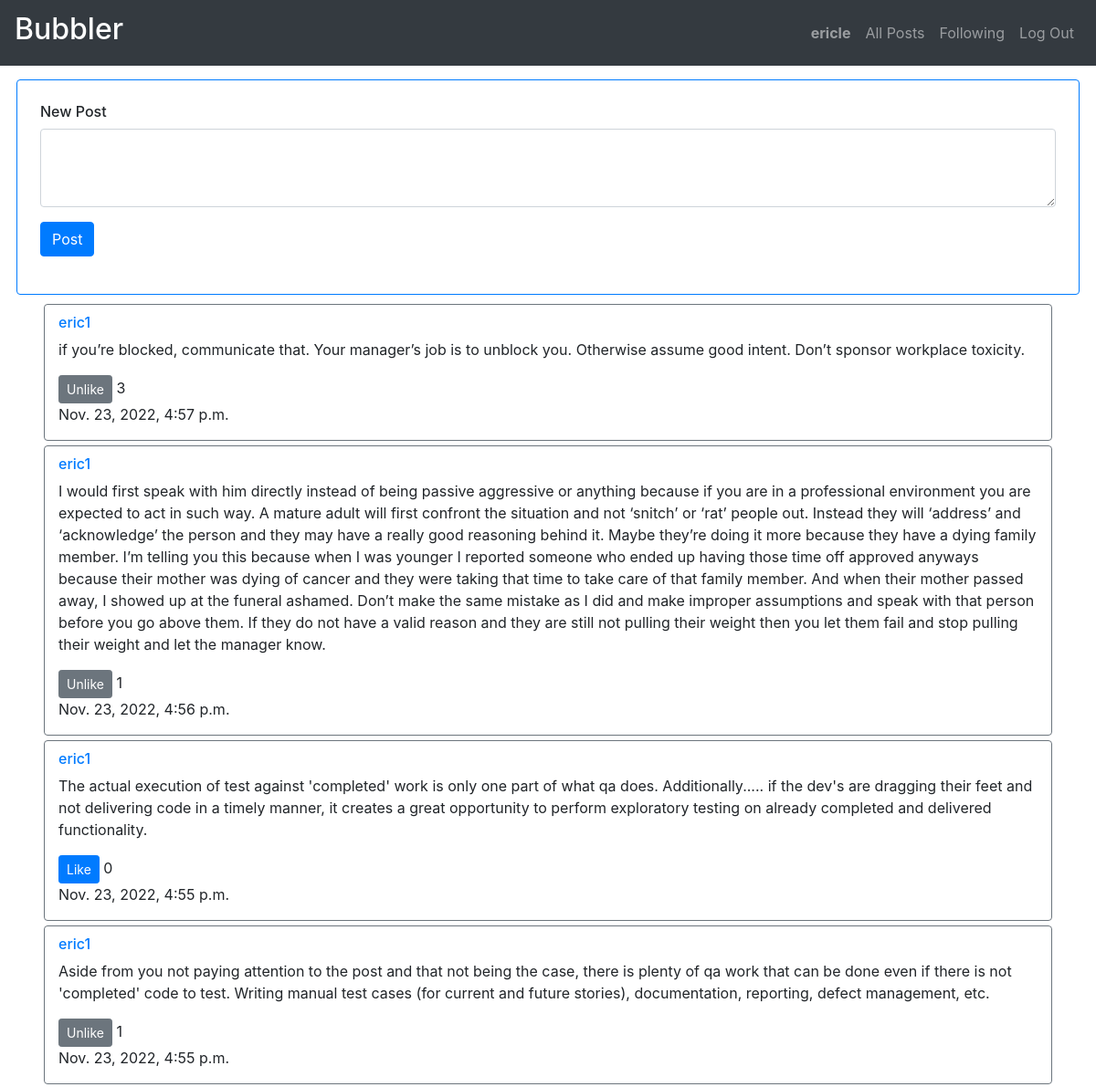
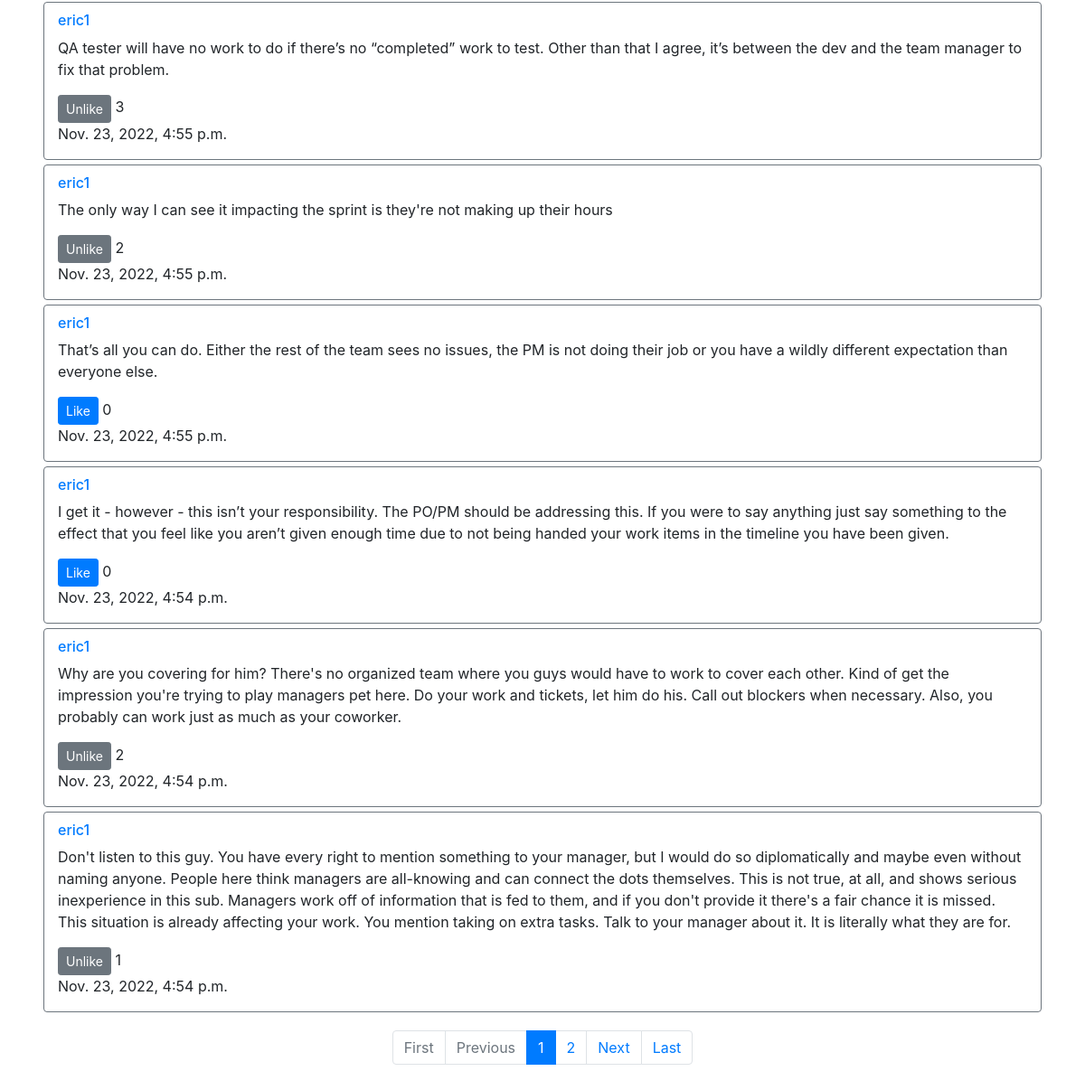
/ (signed in), run on the app's committed database (2 pictures, top to bottom).
### network/models.py (models this page shows, shortened)
class User(AbstractUser):
    time = models.DateTimeField(auto_now_add=True)

class Post(models.Model):
    poster = models.ForeignKey(User, on_delete=models.CASCADE, related_name='post')
    content = models.CharField(max_length=1300)
    likes = models.IntegerField()
    time = models.DateTimeField(auto_now_add=True)

### network/views.py (the view)
# urls.py: path("", views.index, name="index"),
def index(request):
    if request.method == "POST":
        post = Post(
            poster = request.user,
            content = request.POST["content"],
            likes = 0
        )
        post.save()
        return HttpResponseRedirect(reverse("index"))
    else:
        posts = Post.objects.all().order_by("-time")
        if request.user.is_authenticated:
            liked = list(Like.objects.filter(liker=request.user).values_list('post', flat=True))
            liked_list = Post.objects.filter(pk__in=liked)
        else:
            liked_list = []
        paginator = Paginator(posts, 10)
        page_number = request.GET.get('page')
        page_obj = paginator.get_page(page_number)
        return render(request, "network/index.html", {
            "page_obj": page_obj,
            "liked_list": liked_list
        })

### network/templates/network/index.html (shortened to what this page needs)
{% extends "network/layout.html" %}
{% block body %}
    {% if user.is_authenticated %}
        <div class="container border border-primary rounded" style="margin-top:15px; margin-bottom: 10px; padding: 25px; max-width:97%;">
            <h6>New Post</h6>
            <form action="{% url 'index' %}" method="post">
                <div class="form-group">
                    <textarea class="form-control" name="content" rows="3" required></textarea>
                </div>
                <div class="form-group">
                    <input class="btn btn-primary" type="submit" value="Post">
                </div>
            </form>
        </div>
    {% else %}
        <br>
    {% endif %}
    {% for post in page_obj %}
        <div class="container border border-secondary rounded" id="post{{ post.id }}" style="margin-top: 5px; padding-top: 10px; max-width: 92%;">
            <h6><a href="{% url 'profile' post.poster.id %}">{{ post.poster.username }}</a></h6>
            <p id="content{{ post.id }}">{{ post.content }}</p>
            {% if user.is_authenticated %}
                {% if post not in liked_list %}
                    <button class="btn btn-primary btn-sm" id="like_button{{ post.id }}" onclick="like('{{ post.id }}')">Like</button>
                {% else %}
                    <button class="btn btn-secondary btn-sm" id="like_button{{ post.id }}" onclick="like('{{ post.id }}')">Unlike</button>
                {% endif %}
            {% else %}
                <p style="display: inline;">Likes: </p>
            {% endif %}
            <p id="like_count{{ post.id }}" style="display: inline;">{{ post.likes }}</p>
            <p>{{ post.time }}</p>
        </div>
    {% endfor %}
    <div class="container" style="margin-top: 20px; margin-bottom: 20px; display: flex; justify-content: center; align-items: center;">
        <nav aria-label="...">
            <ul class="pagination">
                {% if page_obj.has_previous %}
                    <li class="page-item">
                        <a class="page-link" href="?page=1" tabindex="-1">First</a>
                    </li>
                    <li class="page-item">
                        <a class="page-link" href="?page={{ page_obj.previous_page_number }}" tabindex="-1">Previous</a>
                    </li>
                    <li class="page-item">
                        <a class="page-link" href="?page={{ page_obj.previous_page_number }}" tabindex="-1">{{ page_obj.previous_page_number }}</a>
                    </li>
                {% else %}
                    <li class="page-item disabled">
                        <a class="page-link" href="#" tabindex="-1" aria-disabled="true">First</a>
                    </li>
                    <li class="page-item disabled">
                        <a class="page-link" href="#" tabindex="-1" aria-disabled="true">Previous</a>
                    </li>
                {% endif %}
                <li class="page-item active" aria-current="page">
                    <a class="page-link" href="#">{{ page_obj.number }}<span class="sr-only">(current)</span></a>
                </li>
                {% if page_obj.has_next %}
                    <li class="page-item">
                        <a class="page-link" href="?page={{ page_obj.next_page_number }}">{{ page_obj.next_page_number }}</a>
                    </li>
                    <li class="page-item">
                        <a class="page-link" href="?page={{ page_obj.next_page_number }}">Next</a>
                    </li>
                    <li class="page-item">
                        <a class="page-link" href="?page={{ page_obj.paginator.num_pages }}">Last</a>
                    </li>
                {% endif %}
            </ul>
        </nav>
    </div>
{% endblock %}

### network/templates/network/layout.html (shortened to what this page needs)
{% load static %}
<!DOCTYPE html>
<html lang="en">
    <head>
        <link rel="stylesheet" href="https://stackpath.bootstrapcdn.com/bootstrap/4.4.1/css/bootstrap.min.css">
        <link href="{% static 'network/styles.css' %}" rel="stylesheet">
    </head>
    <body>
        <nav class="navbar navbar-expand-lg navbar-dark bg-dark justify-content-between">
            <a class="navbar-brand" href="#"><h2>Bubbler</h2></a>
            <div>
              <ul class="navbar-nav mr-auto">
                {% if user.is_authenticated %}
                    <li class="nav-item">
                        <a class="nav-link" href="{% url 'profile' user.id %}"><strong>{{ user.username }}</strong></a>
                    </li>
                {% endif %}
                <li class="nav-item">
                  <a class="nav-link" href="{% url 'index' %}">All Posts</a>
                </li>
                {% if user.is_authenticated %}
                    <li class="nav-item">
                        <a class="nav-link" href="{% url 'following' %}">Following</a>
                    </li>
                    <li class="nav-item">
                        <a class="nav-link" href="{% url 'logout' %}">Log Out</a>
                    </li>
                {% endif %}
              </ul>
            </div>
          </nav>
        <div class="body">
            {% block body %}
            {% endblock %}
        </div>
    </body>
</html>

### data on the page
User: username "ericle"
Post: poster.username "eric1", content "if you’re blocked, communicate that. Your manager’s job is to unblock you. Otherwise assume good intent. Don’t sponsor workplace toxicity.", likes "3", time "Nov. 23, 2022, 4:57 p.m."
Post: poster.username "eric1", content "I would first speak with him directly instead of being passive aggressive or anything because if you are in a professional environment you are expected to act in such way. A mature adult will first confront the situation and not ‘snitch’ or ‘rat’ people out. Instead they will ‘address’ and ‘acknowledge’ the person and they may have a really good reasoning behind it. Maybe they’re doing it more because they have a dying family member. I’m telling you this because when I was younger I reported someone who ended up having those time off approved anyways because their mother was dying of cancer and they were taking that time to take care of that family member. And when their mother passed away,…", likes "1", time "Nov. 23, 2022, 4:56 p.m."
Post: poster.username "eric1", content "The actual execution of test against 'completed' work is only one part of what qa does. Additionally..... if the dev's are dragging their feet and not delivering code in a timely manner, it creates a great opportunity to perform exploratory testing on already completed and delivered functionality.", likes "0", time "Nov. 23, 2022, 4:55 p.m."
Post: poster.username "eric1", content "Aside from you not paying attention to the post and that not being the case, there is plenty of qa work that can be done even if there is not 'completed' code to test. Writing manual test cases (for current and future stories), documentation, reporting, defect management, etc.", likes "1", time "Nov. 23, 2022, 4:55 p.m."
Post: poster.username "eric1", content "QA tester will have no work to do if there’s no “completed” work to test. Other than that I agree, it’s between the dev and the team manager to fix that problem.", likes "3", time "Nov. 23, 2022, 4:55 p.m."
Post: poster.username "eric1", content "The only way I can see it impacting the sprint is they're not making up their hours", likes "2", time "Nov. 23, 2022, 4:55 p.m."
Post: poster.username "eric1", content "That’s all you can do. Either the rest of the team sees no issues, the PM is not doing their job or you have a wildly different expectation than everyone else.", likes "0", time "Nov. 23, 2022, 4:55 p.m."
Post: poster.username "eric1", content "I get it - however - this isn’t your responsibility. The PO/PM should be addressing this. If you were to say anything just say something to the effect that you feel like you aren’t given enough time due to not being handed your work items in the timeline you have been given.", likes "0", time "Nov. 23, 2022, 4:54 p.m."
Post: poster.username "eric1", content "Why are you covering for him? There's no organized team where you guys would have to work to cover each other. Kind of get the impression you're trying to play managers pet here. Do your work and tickets, let him do his. Call out blockers when necessary. Also, you probably can work just as much as your coworker.", likes "2", time "Nov. 23, 2022, 4:54 p.m."
Post: poster.username "eric1", content "Don't listen to this guy. You have every right to mention something to your manager, but I would do so diplomatically and maybe even without naming anyone. People here think managers are all-knowing and can connect the dots themselves. This is not true, at all, and shows serious inexperience in this sub. Managers work off of information that is fed to them, and if you don't provide it there's a fair chance it is missed. This situation is already affecting your work. You mention taking on extra tasks. Talk to your manager about it. It is literally what they are for.", likes "1", time "Nov. 23, 2022, 4:54 p.m."

### other printed values
{{ page_obj.number }} "1"
{{ page_obj.next_page_number }} "2"
